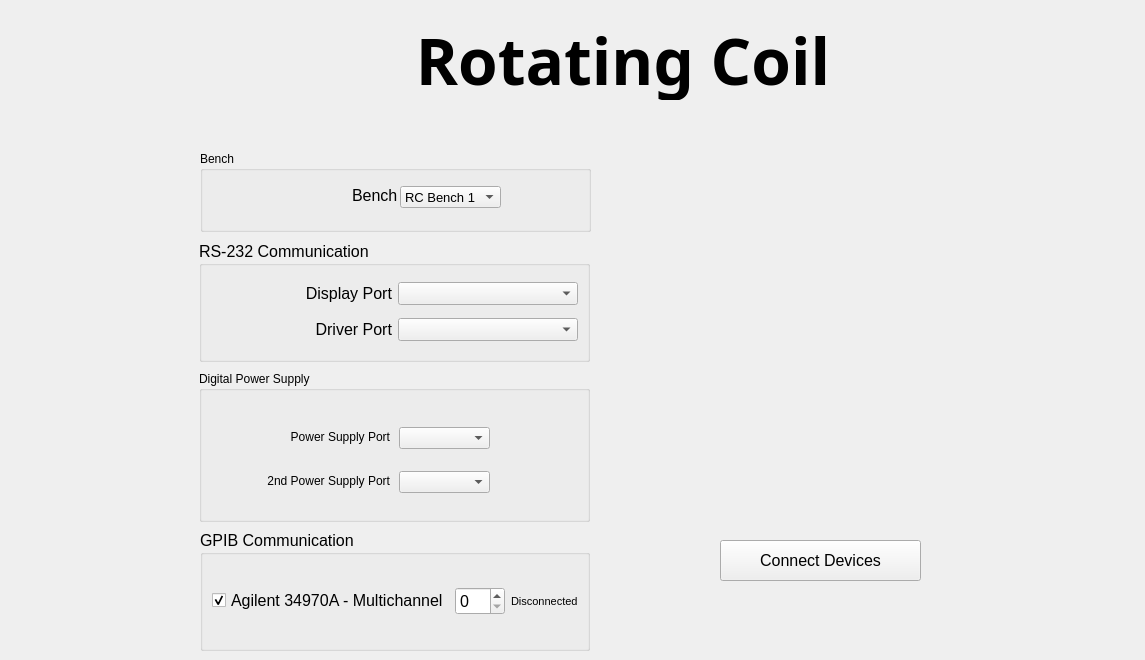
    <widget class="QWidget" name="tab_1">
     <attribute name="icon">
      <iconset resource="resource_file.qrc">
       <normaloff>:/Images/imagens/connect.png</normaloff>:/Images/imagens/connect.png</iconset>
     </attribute>
     <attribute name="title">
      <string>Connection</string>
     </attribute>
     <widget class="QLabel" name="label_23">
      <property name="geometry">
       <rect>
        <x>110</x>
        <y>20</y>
        <width>1026</width>
        <height>80</height>
       </rect>
      </property>
      <property name="font">
       <font>
        <family>Leelawadee</family>
        <pointsize>48</pointsize>
        <weight>75</weight>
        <bold>true</bold>
       </font>
      </property>
      <property name="text">
       <string>Rotating Coil</string>
      </property>
      <property name="alignment">
       <set>Qt::AlignCenter</set>
      </property>
     </widget>
     <widget class="QGroupBox" name="groupBox">
      <property name="geometry">
       <rect>
        <x>199</x>
        <y>241</y>
        <width>391</width>
        <height>121</height>
       </rect>
      </property>
      <property name="font">
       <font>
        <pointsize>12</pointsize>
       </font>
      </property>
      <property name="title">
       <string>RS-232 Communication</string>
      </property>
      <layout class="QGridLayout" name="gridLayout_2">
       <item row="1" column="0">
        <widget class="QLabel" name="label_6">
         <property name="text">
          <string>Driver Port</string>
         </property>
         <property name="alignment">
          <set>Qt::AlignRight|Qt::AlignTrailing|Qt::AlignVCenter</set>
         </property>
        </widget>
       </item>
       <item row="0" column="1">
        <widget class="QComboBox" name="cb_disp_port">
         <property name="font">
          <font>
           <pointsize>10</pointsize>
          </font>
         </property>
         <property name="currentIndex">
          <number>-1</number>
         </property>
        </widget>
       </item>
       <item row="1" column="1">
        <widget class="QComboBox" name="cb_driver_port">
         <property name="font">
          <font>
           <pointsize>10</pointsize>
          </font>
         </property>
         <property name="currentIndex">
          <number>-1</number>
         </property>
        </widget>
       </item>
       <item row="0" column="0">
        <widget class="QLabel" name="label">
         <property name="text">
          <string>Display Port</string>
         </property>
         <property name="alignment">
          <set>Qt::AlignRight|Qt::AlignTrailing|Qt::AlignVCenter</set>
         </property>
        </widget>
       </item>
      </layout>
     </widget>
     <widget class="QLabel" name="label_18">
      <property name="geometry">
       <rect>
        <x>660</x>
        <y>230</y>
        <width>300</width>
        <height>180</height>
       </rect>
      </property>
      <property name="text">
       <string/>
      </property>
      <property name="pixmap">
       <pixmap resource="resource_file.qrc">:/Images/imagens/lnls sirius logo.png</pixmap>
      </property>
      <property name="scaledContents">
       <bool>true</bool>
      </property>
     </widget>
     <widget class="QPushButton" name="pb_connect_devices">
      <property name="geometry">
       <rect>
        <x>720</x>
        <y>540</y>
        <width>201</width>
        <height>41</height>
       </rect>
      </property>
      <property name="font">
       <font>
        <pointsize>12</pointsize>
       </font>
      </property>
      <property name="text">
       <string>Connect Devices</string>
      </property>
      <property name="icon">
       <iconset resource="resource_file.qrc">
        <normaloff>:/Images/imagens/connect.png</normaloff>:/Images/imagens/connect.png</iconset>
      </property>
      <property name="iconSize">
       <size>
        <width>25</width>
        <height>25</height>
       </size>
      </property>
     </widget>
     <widget class="QGroupBox" name="groupBox_26">
      <property name="geometry">
       <rect>
        <x>200</x>
        <y>530</y>
        <width>390</width>
        <height>121</height>
       </rect>
      </property>
      <property name="font">
       <font>
        <pointsize>12</pointsize>
       </font>
      </property>
      <property name="title">
       <string>GPIB Communication</string>
      </property>
      <layout class="QGridLayout" name="gridLayout">
       <item row="0" column="1">
        <widget class="QSpinBox" name="sb_agilent34970A_address">
         <property name="enabled">
          <bool>true</bool>
         </property>
         <property name="maximum">
          <number>40</number>
         </property>
         <property name="value">
          <number>0</number>
         </property>
        </widget>
       </item>
       <item row="0" column="0">
        <widget class="QCheckBox" name="chb_enable_Agilent34970A">
         <property name="toolTip">
          <string>&lt;html&gt;&lt;head/&gt;&lt;body&gt;&lt;p&gt;&lt;br/&gt;&lt;/p&gt;&lt;/body&gt;&lt;/html&gt;</string>
         </property>
         <property name="text">
          <string>Agilent 34970A - Multichannel</string>
         </property>
         <property name="checked">
          <bool>true</bool>
         </property>
        </widget>
       </item>
       <item row="0" column="2">
        <widget class="QLabel" name="lb_status_34970A">
         <property name="font">
          <font>
           <pointsize>8</pointsize>
          </font>
         </property>
         <property name="text">
          <string>Disconnected</string>
         </property>
        </widget>
       </item>
      </layout>
     </widget>
     <widget class="QGroupBox" name="groupBox_48">
      <property name="geometry">
       <rect>
        <x>199</x>
        <y>371</y>
        <width>391</width>
        <height>151</height>
       </rect>
      </property>
      <property name="title">
       <string>Digital Power Supply</string>
      </property>
      <widget class="QComboBox" name="cb_ps_port">
       <property name="geometry">
        <rect>
         <x>200</x>
         <y>56</y>
         <width>91</width>
         <height>22</height>
        </rect>
       </property>
       <property name="font">
        <font>
         <pointsize>10</pointsize>
        </font>
       </property>
      </widget>
      <widget class="QLabel" name="label_168">
       <property name="geometry">
        <rect>
         <x>30</x>
         <y>50</y>
         <width>161</width>
         <height>31</height>
        </rect>
       </property>
       <property name="font">
        <font>
         <italic>false</italic>
         <strikeout>false</strikeout>
        </font>
       </property>
       <property name="text">
        <string>Power Supply Port</string>
       </property>
       <property name="alignment">
        <set>Qt::AlignRight|Qt::AlignTrailing|Qt::AlignVCenter</set>
       </property>
      </widget>
      <widget class="QLabel" name="label_179">
       <property name="geometry">
        <rect>
         <x>10</x>
         <y>94</y>
         <width>181</width>
         <height>31</height>
        </rect>
       </property>
       <property name="font">
        <font>
         <italic>false</italic>
         <strikeout>false</strikeout>
        </font>
       </property>
       <property name="text">
        <string>2nd Power Supply Port</string>
       </property>
       <property name="alignment">
        <set>Qt::AlignRight|Qt::AlignTrailing|Qt::AlignVCenter</set>
       </property>
      </widget>
      <widget class="QComboBox" name="cb_ps_port_2">
       <property name="geometry">
        <rect>
         <x>200</x>
         <y>100</y>
         <width>91</width>
         <height>22</height>
        </rect>
       </property>
       <property name="font">
        <font>
         <pointsize>10</pointsize>
        </font>
       </property>
      </widget>
     </widget>
     <widget class="QGroupBox" name="groupBox_18">
      <property name="geometry">
       <rect>
        <x>200</x>
        <y>151</y>
        <width>391</width>
        <height>81</height>
       </rect>
      </property>
      <property name="title">
       <string>Bench</string>
      </property>
      <widget class="QComboBox" name="cb_bench">
       <property name="geometry">
        <rect>
         <x>200</x>
         <y>35</y>
         <width>101</width>
         <height>22</height>
        </rect>
       </property>
       <property name="font">
        <font>
         <pointsize>10</pointsize>
        </font>
       </property>
       <item>
        <property name="text">
         <string>RC Bench 1</string>
        </property>
       </item>
       <item>
        <property name="text">
         <string>RC Bench 2</string>
        </property>
       </item>
      </widget>
      <widget class="QLabel" name="label_7">
       <property name="geometry">
        <rect>
         <x>152</x>
         <y>38</y>
         <width>47</width>
         <height>13</height>
        </rect>
       </property>
       <property name="font">
        <font>
         <pointsize>12</pointsize>
        </font>
       </property>
       <property name="text">
        <string>Bench</string>
       </property>
      </widget>
     </widget>
    </widget>
